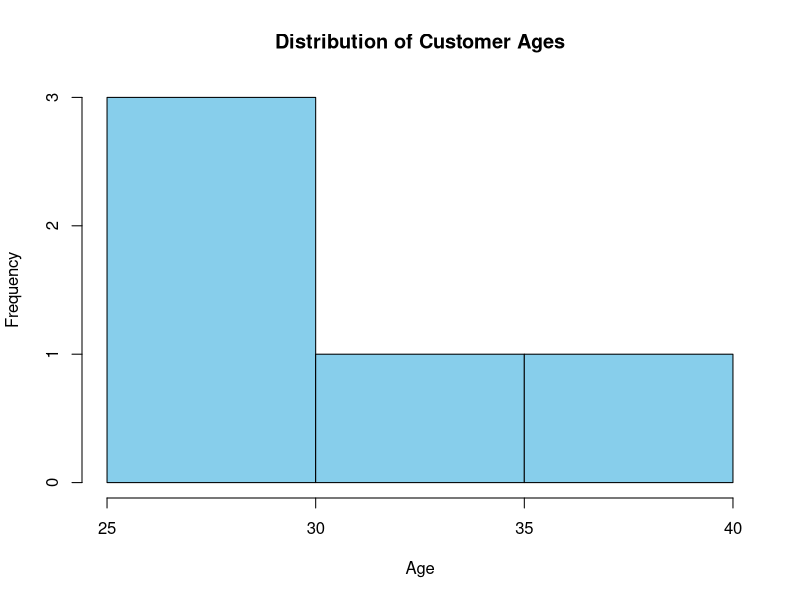

Generate this figure with R:
# Dataset
age <- c(25, 30, 35, 28, 40)

# Histogram
hist(age,
     main = "Distribution of Customer Ages",
     xlab = "Age",
     ylab = "Frequency",
     col = "skyblue")
